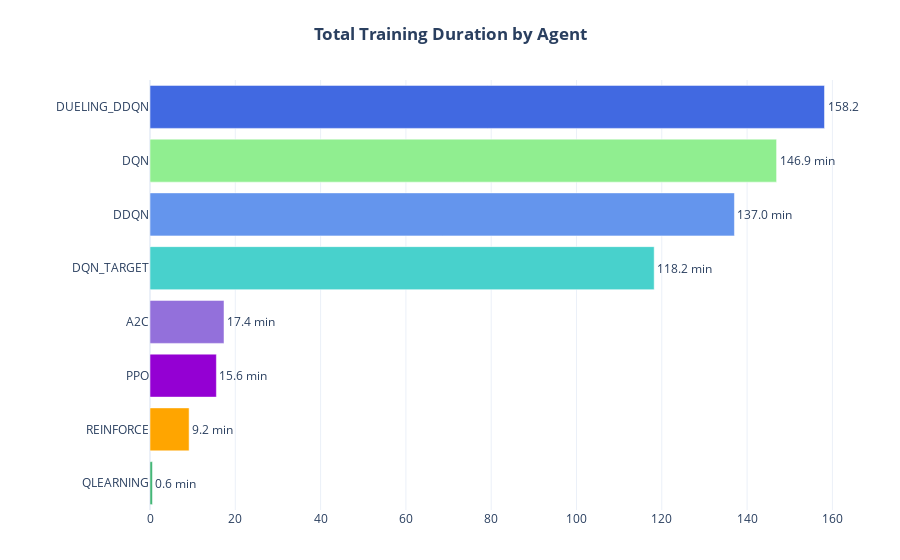

This figure's notebook cell:
### Markdown cell above
---

### Code cell
# ==============================================================================
#  1. IMPORTS AND CONFIGURATION
# ==============================================================================
import pandas as pd
import sqlite3
from pathlib import Path
import plotly.graph_objects as go

# --- Configuration ---
# Define the path to your database file
PROJECT_ROOT = Path().resolve()
DB_PATH = PROJECT_ROOT / "performance.db"

# --- Pastel Color Mapping (Consistent with previous chart) ---
AGENT_COLORS = {
    "qlearning": "mediumseagreen",
    "dqn": "lightgreen",
    "dqn_target": "mediumturquoise",
    "ddqn": "cornflowerblue",
    "dueling_ddqn": "royalblue",
    "reinforce": "orange",
    "a2c": "mediumpurple",
    "ppo": "darkviolet"
}


# ==============================================================================
#  2. DATA LOADING AND PREPARATION
# ==============================================================================

def load_runtime_data(db_path):
    """
    Connects to the DB, loads the runtime data for all agents, calculates
    the duration in minutes, and prepares it for plotting.
    """
    if not db_path.exists():
        print(f"ERROR: Database file not found at '{db_path}'.")
        return pd.DataFrame()
    
    try:
        conn = sqlite3.connect(db_path)
        query = "SELECT agent, start_time, end_time, status FROM runtime WHERE end_time IS NOT NULL"
        df = pd.read_sql_query(query, conn)
        conn.close()
    except Exception as e:
        print(f"An error occurred while reading the database: {e}")
        return pd.DataFrame()

    if df.empty:
        print("No completed training runs found in the database.")
        return pd.DataFrame()
    
    print(f"Successfully loaded {len(df)} completed run records.")

    # --- Data Processing ---
    df['start_time'] = pd.to_datetime(df['start_time'])
    df['end_time'] = pd.to_datetime(df['end_time'])
    
    # Calculate duration in seconds, then convert to minutes for plotting
    df['duration_seconds'] = (df['end_time'] - df['start_time']).dt.total_seconds()
    df['duration_minutes'] = df['duration_seconds'] / 60.0
    
    # We only want the *latest* run for each agent.
    df = df.sort_values('start_time').drop_duplicates(subset='agent', keep='last')
    
    # Sort by duration for the chart display (shortest on top)
    df_sorted = df.sort_values('duration_minutes', ascending=False)
        
    return df_sorted

# Load and process the runtime data
runtime_df = load_runtime_data(DB_PATH)

# Display the prepared data for verification
if not runtime_df.empty:
    display(runtime_df[['agent', 'duration_minutes', 'status']])


# ==============================================================================
#  3. VISUALIZATION
# ==============================================================================

if not runtime_df.empty:
    # Create a list of colors in the correct order for the sorted bars
    bar_colors = [AGENT_COLORS.get(agent, 'grey') for agent in runtime_df['agent']]

    # Initialize a new figure
    fig = go.Figure()

    # --- Add the Horizontal Bar Chart Trace (using minutes) ---
    fig.add_trace(
        go.Bar(
            x=runtime_df['duration_minutes'],
            y=runtime_df['agent'].str.upper(),
            orientation='h',
            marker=dict(color=bar_colors),
            text=runtime_df['duration_minutes'].apply(lambda x: f'{x:.1f} min'),
            textposition='outside',
        )
    )

    # --- Customize the Layout for a Professional Look ---
    fig.update_layout(
        title_text="<b>Total Training Duration by Agent</b>",
        title_x=0.5,
        xaxis_title=None, # Remove x-axis title
        yaxis_title=None,
        template='plotly_white',
        showlegend=False,
        
        # This sorts the chart from shortest duration (top) to longest (bottom)
        yaxis=dict(autorange="reversed"),
        
        # --- FIX: Increase left margin for more space ---
        margin=dict(l=150, r=40, t=80, b=50) 
    )

    # Show the plot
    fig.show()
else:
    print("DataFrame is empty. Cannot generate plot.")

### Figure 1 — Plotly figure (JSON) as saved in the notebook; plotly's stock layout.template omitted (floating-point values rounded to 4 significant figures)
{"data": [{"marker": {"color": ["royalblue", "lightgreen", "cornflowerblue", "mediumturquoise", "mediumpurple", "darkviolet", "orange", "mediumseagreen"]}, "orientation": "h", "text": ["158.2 min", "146.9 min", "137.0 min", "118.2 min", "17.4 min", "15.6 min", "9.2 min", "0.6 min"], "textposition": "outside", "type": "bar", "x": [158.2, 146.9, 137.0, 118.2, 17.35, 15.57, 9.167, 0.5667], "y": ["DUELING_DDQN", "DQN", "DDQN", "DQN_TARGET", "A2C", "PPO", "REINFORCE", "QLEARNING"]}], "layout": {"margin": {"b": 50, "l": 150, "r": 40, "t": 80}, "showlegend": false, "title": {"text": "<b>Total Training Duration by Agent</b>", "x": 0.5}, "xaxis": {"title": {}}, "yaxis": {"autorange": "reversed", "title": {}}}}
